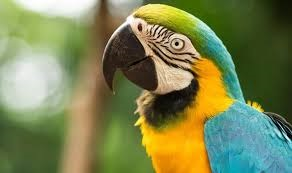
#> input picture Ficha 06/images/img2.jpg, 292 x 173 px, found by its file name
$ python EX04.py
#> lines starting #> are read from the running program, lines starting #| are printed output that depends on the picture
from PIL import Image
"""
Criar imagem com uma moldura superior e inferior de 20 pixels, azul
"""
pathImages = ".\\images\\"                   # caminho da pasta atual de imagens

imagem1 = Image.open(pathImages+'img2.jpg')
#> imagem1 is the input picture: PIL image 292x173 RGB; mean R, G, B 123.6, 132.1, 82.7
def imageGrayScale(imagem1):
    pixelMap = imagem1.load()                  # load de pixel data (lista bidimensional)

    for i in range(imagem1.width):               # largura
        for j in range(imagem1.height):          #altura
            p = pixelMap[i,j]                   # pixel expecífico
            red= p[0]                           # RGB de vermelho
            green = p[1]                        # RGB de verde
            blue = p[2]                         # RGB de azul
            red = green = blue = int((0.299* red + 0.587*green + 0.114*blue) / 3)
            pixelMap[i,j] = (red, green, blue)  # Forma mais simples de grayScale

    imagem1.show()
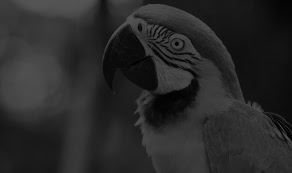
#> shown: PIL image 292x173 RGB; min 0, max 85, mean 40.8
    imagem1.save(pathImages+'grayScale.jpg')

imagem1 = Image.open(pathImages+'img2.jpg')
imageGrayScale(imagem1)

$ run again, with Ficha 06/images/img1.jpg copied over Ficha 06/images/img2.jpg
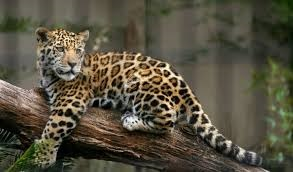
#> input picture Ficha 06/images/img1.jpg, 293 x 172 px, found by its file name
#> imagem1 is the input picture: PIL image 293x172 RGB; mean R, G, B 86.7, 81.2, 64.4
#> in imageGrayScale, `imagem1.show()`:
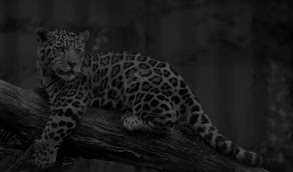
#> shown: PIL image 293x172 RGB; min 0, max 83, mean 26.5

$ run again, with Ficha 06/images/img3.jpg copied over Ficha 06/images/img2.jpg
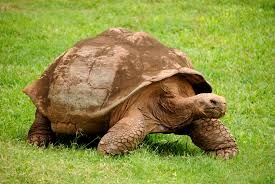
#> input picture Ficha 06/images/img3.jpg, 275 x 184 px, found by its file name
#> imagem1 is the input picture: PIL image 275x184 RGB; mean R, G, B 143.1, 147.2, 67
#> in imageGrayScale, `imagem1.show()`:
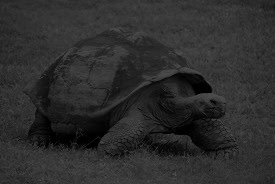
#> shown: PIL image 275x184 RGB; min 0, max 81, mean 45.1

$ run again, with Ficha 06/images/img4.jpg copied over Ficha 06/images/img2.jpg
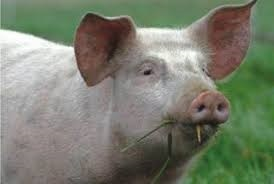
#> input picture Ficha 06/images/img4.jpg, 274 x 184 px, found by its file name
#> imagem1 is the input picture: PIL image 274x184 RGB; mean R, G, B 120.7, 125.9, 109.8
#> in imageGrayScale, `imagem1.show()`:
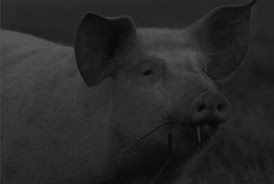
#> shown: PIL image 274x184 RGB; min 5, max 85, mean 40.4
